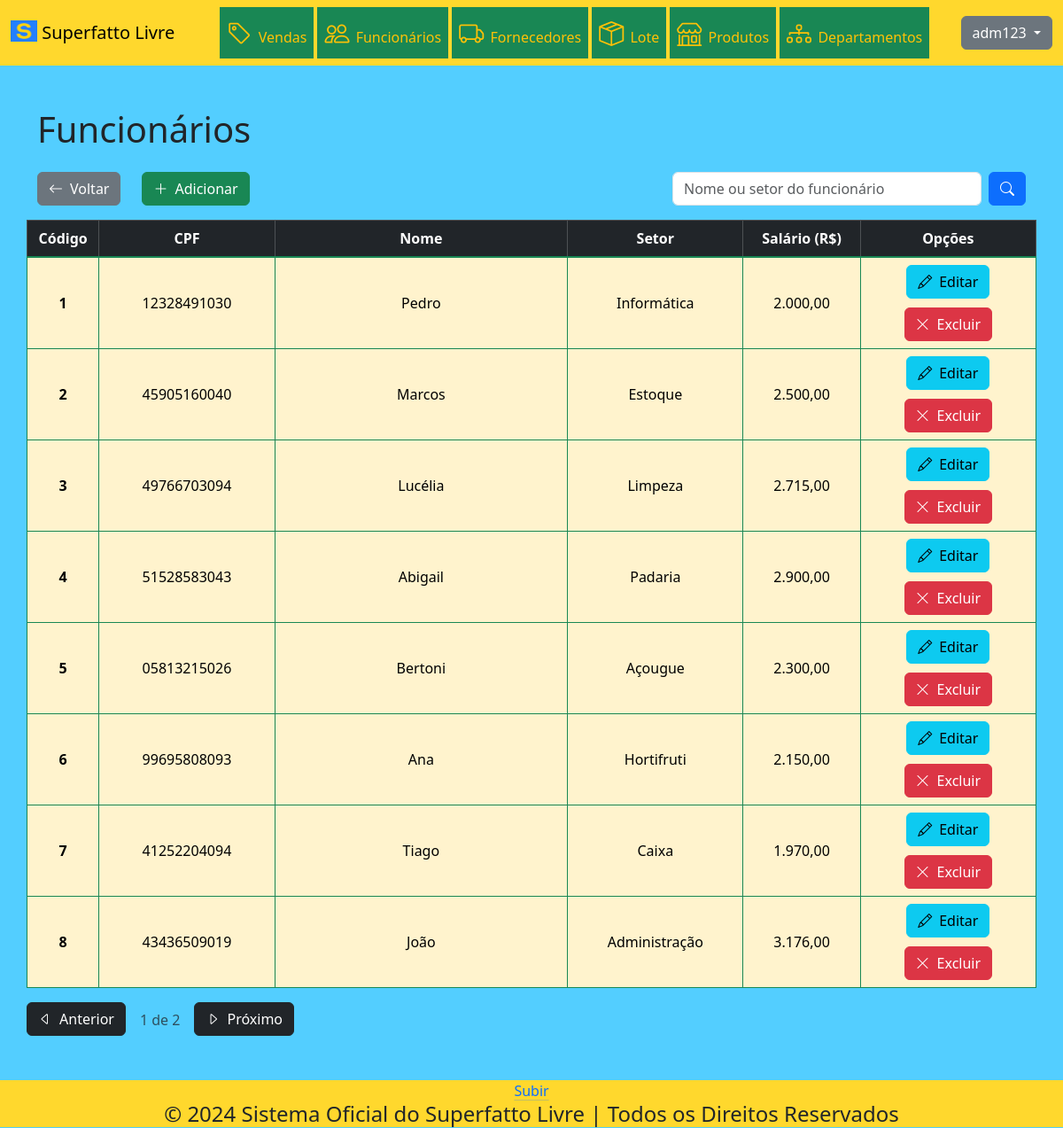
Screenshot of /funcionario (signed in) with the database file from the repository.
### tables this page shows
CREATE TABLE IF NOT EXISTS `funcionario` (
  `codigo` INT NOT NULL AUTO_INCREMENT,
  `cpf` VARCHAR(45) NULL,
  `nome` VARCHAR(45) NULL,
  `setor` VARCHAR(45) NULL,
  `salario` FLOAT NULL,
  PRIMARY KEY (`codigo`));

### App/Controller/BaseController.php (called while the page is built, shortened)
<?php
abstract class BaseController
{
    protected array $dados;
    public function __construct()
    {
        $this->dados = [];
    }
    public function renderizar(string $view)
    {
        $dados = $this->getDados();
        require_once PATH . '/App/View/layout/header.php';
        require_once PATH . '/App/View/layout/menu.php';
        require_once PATH . '/App/View/' . $view . '.php';
        require_once PATH . '/App/View/layout/footer.php';
    }
    public function getDados()
    {
        return $this->dados;
    }
    public function setDados($nomeChave, $valorDado)
    {
        if ($nomeChave != "" && $valorDado != "") {
            $this->dados[$nomeChave] = $valorDado;
        }
    }
}

### index.php (called while the page is built, shortened)
<?php
try
{
    $app = new App();
    $app->identificarController();
    $app->executarController();
} catch (Exception $excecao) {
    throw new Exception("Erro na execução do sistema", $excecao->getCode());
}

### App/Model/DAO/BaseDAO.php (called while the page is built, shortened)
<?php
abstract class BaseDAO
{
    private $conexao;
    public function __construct()
    {
        $this->conexao = Conexao::getConexao();
    }
    public function select($sql)
    {
        return $this->conexao->query($sql);
    }
}

### App/Lib/Conexao.php (called while the page is built, shortened)
<?php
class Conexao
{
    public static function getConexao()
    {
        $dsn = DB_DRIVER . ':host=' . DB_HOST . ';dbname=' . DB_NAME . ";";
        $conexao = new PDO($dsn , DB_USER, DB_PASSWORD);
        $conexao->setAttribute(PDO::ATTR_ERRMODE, PDO::ERRMODE_EXCEPTION);
        return $conexao;
    }
}

### App/Model/DAO/FuncionarioDAO.php (called while the page is built, shortened)
<?php
class FuncionarioDAO extends BaseDAO
{
    public function listarPaginacao($indice, $limitePorPagina, $busca = "")
    {
        try {
            $pdoStatement = $this->select("SELECT * FROM funcionario
                WHERE nome LIKE '%$busca%' OR setor LIKE '%$busca%' LIMIT $indice, $limitePorPagina");
            $pdoStatement->setFetchMode(PDO::FETCH_CLASS | PDO::FETCH_PROPS_LATE, "App\\Model\\Entidades\\Funcionario");
            $funcionarios = $pdoStatement->fetchAll();
            return $funcionarios;
        }
        catch (Exception $excecao) {
            $erro = new Exception("Erro " . $excecao->getCode() . ". Erro no acesso aos dados");
            return $erro;
        }
    }
}

### App/Model/Entidades/Funcionario.php (called while the page is built, shortened)
<?php
class Funcionario
{
    private int $codigo;
    private string $cpf;
    private string $nome;
    private string $setor;
    private float $salario;
    public function __construct(int $codigo = 0, string $cpf = "", string $nome = "", string $setor = "", float $salario = 0.0)
    {
        $this->codigo = $codigo;
        $this->cpf = $cpf;
        $this->nome = $nome;
        $this->setor = $setor;
        $this->salario = $salario;
    }
    public function listarPaginacao($indice, $limitePorPagina, $busca = "")
    {
        $funcionarioDAO = new FuncionarioDAO();
        $resultado = $funcionarioDAO->listarPaginacao($indice, $limitePorPagina, $busca);
        return $resultado;
    }
    public function getCodigo() : int
    {
        return $this->codigo;
    }
    public function getCpf() : string
    {
        return $this->cpf;
    }
    public function getNome() : string
    {
        return $this->nome;
    }
    public function getSetor() : string
    {
        return $this->setor;
    }
    public function getSalarioView() : string
    {
        $valor_formatado = number_format($this->salario, 2, ',', '.');
        return $valor_formatado;
    }
}

### App/View/funcionario/index.php (the view, shortened to what this page needs)
<div class="container-sm my-5">
  <div class="row mb-3">
    <div class="col-auto">
      <h1>Funcionários</h1>
    </div>
  </div>
  <div class="row mb-3">
    <div class="col-auto">
      <a href="http://<?=APP_HOST?>/" class="btn btn-secondary">
        <i class="bi bi-arrow-left">&ensp;</i>Voltar
      </a>
    </div>
    <div class="col-auto">
      <a href="http://<?=APP_HOST?>/funcionario/encaminharCadastro" class="btn btn-success">
        <i class="bi bi-plus-lg">&ensp;</i>Adicionar
      </a>
    </div>
    <div class="col-auto mx-auto me-0">
      <form class="d-flex" method="GET" action="http://<?=APP_HOST?>/funcionario">
        <input class="form-control me-2" type="search" size="30" id="busca" name="busca" placeholder="Nome ou setor do funcionário">
        <button class="btn btn-primary" type="submit">
          <i class="bi bi-search"></i>
        </button>
      </form>
    </div>
  </div>
  <?php if (isset($dados['funcionarios']) && !empty($dados['funcionarios'])) { ?>
    <div class="row">
      <div class="col table-responsive-md px-0">
        <table class="table table-bordered align-middle">
          <thead class="table-dark text-center">
            <tr>
              <th scope="col" style="width:5%;">Código</th>
              <th scope="col" style="width:15%;">CPF</th>
              <th scope="col" style="width:25%;">Nome</th>
              <th scope="col" style="width:15%;">Setor</th>
              <th scope="col" style="width:10%;">Salário (R$)</th>
              <th scope="col" style="width:15%;">Opções</th>
            </tr>
          </thead>
          <tbody class="table-group-divider table-warning border-success text-center">
            <?php foreach ($dados['funcionarios'] as $funcionario) { ?>
              <tr>
                <th scope="row"><?= $funcionario->getCodigo() ?></th>
                <td><?= $funcionario->getCpf() ?></td>
                <td><?= $funcionario->getNome() ?></td>
                <td><?= $funcionario->getSetor() ?></td>
                <td><?= $funcionario->getSalarioView() ?></td>
                <td>
                  <a href="http://<?=APP_HOST?>/funcionario/encaminharEdicao/<?= $funcionario->getCodigo() ?>"
                  class="btn btn-info editar">
                    <i class="bi bi-pencil">&ensp;</i>Editar
                  </a>
                  <a href="http://<?=APP_HOST?>/funcionario/encaminharExclusao/<?= $funcionario->getCodigo() ?>"
                  class="btn btn-danger excluir">
                    <i class="bi bi-x-lg">&ensp;</i>Excluir
                  </a>
                </td>
              </tr>
            <?php } ?>
          </tbody>
        </table>
      </div>
    </div>
    <?= $dados['paginacao'] ?>
  <?php } else if (isset($dados['funcionarios']) && empty($dados['funcionarios'])) { ?>
    <div class="row">
      <div class="col alert alert-dark">
        <h2>Não há cadastros.</h2>
      </div>
    </div>
  <?php } ?>
</div>

### public/css/estilo.css (style rules this page uses)
body { background-color: #53ceff; }

### rows the page displays
funcionario: codigo "1", cpf "12328491030", nome "Pedro", setor "Informática", salario "2.000,00"
funcionario: codigo "2", cpf "45905160040", nome "Marcos", setor "Estoque", salario "2.500,00"
funcionario: codigo "3", cpf "49766703094", nome "Lucélia", setor "Limpeza", salario "2.715,00"
funcionario: codigo "4", cpf "51528583043", nome "Abigail", setor "Padaria", salario "2.900,00"
funcionario: codigo "5", cpf "05813215026", nome "Bertoni", setor "Açougue", salario "2.300,00"
funcionario: codigo "6", cpf "99695808093", nome "Ana", setor "Hortifruti", salario "2.150,00"
funcionario: codigo "7", cpf "41252204094", nome "Tiago", setor "Caixa", salario "1.970,00"
funcionario: codigo "8", cpf "43436509019", nome "João", setor "Administração", salario "3.176,00"

### other values shown
$sessao::getNomeUsuario() "adm123"
$paginaSelecionada "1"
$totalPaginas "2"
